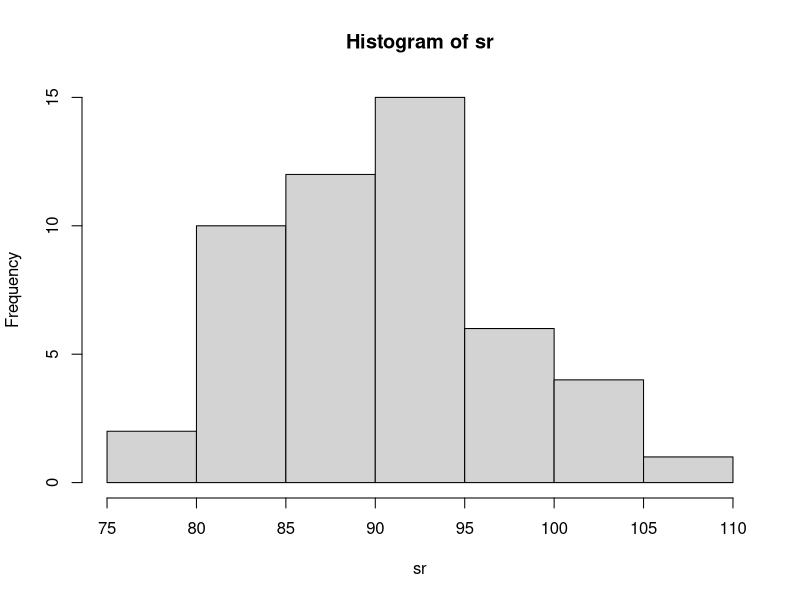
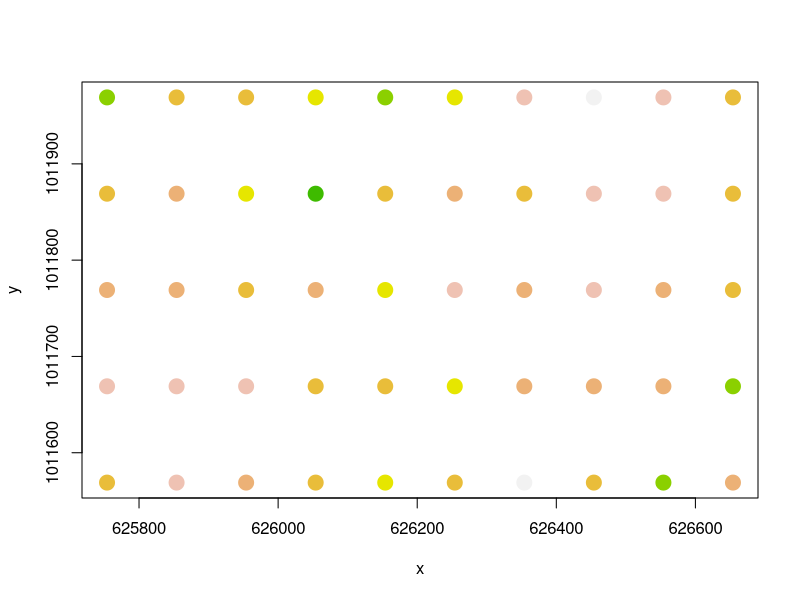
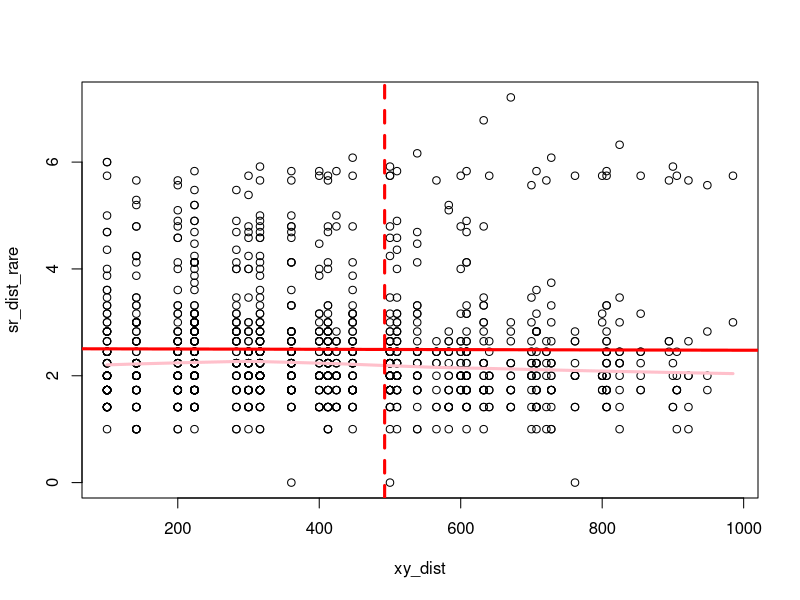
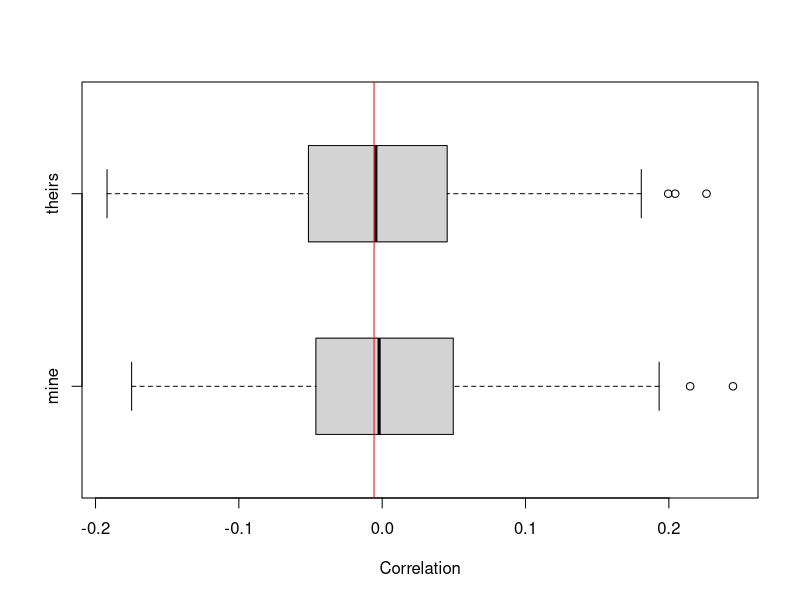
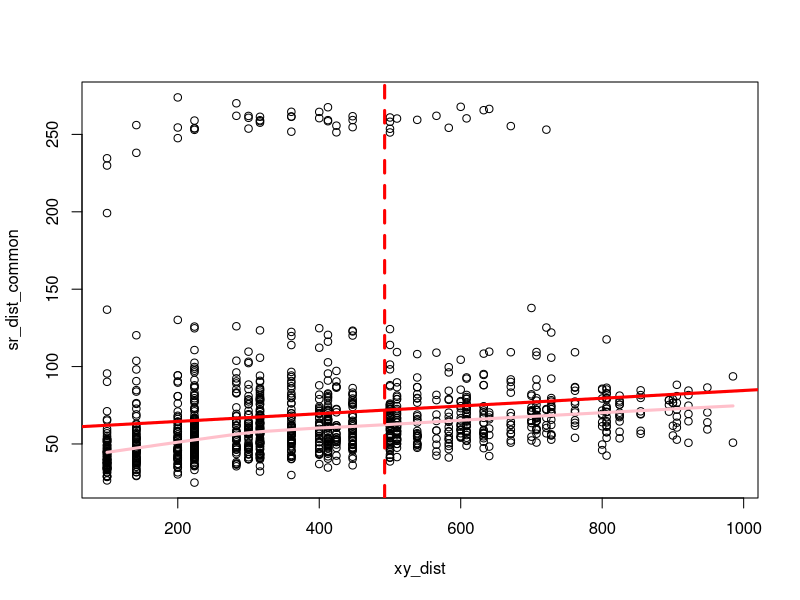
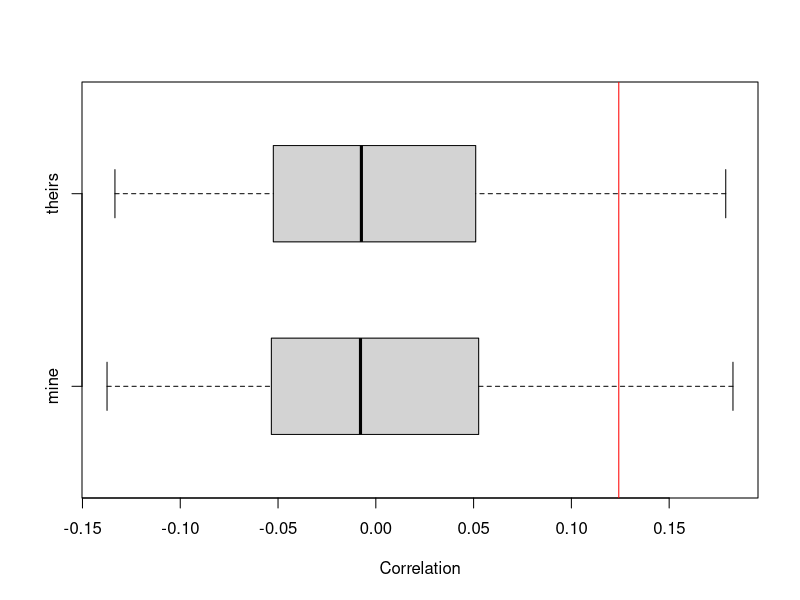

Reproduce these figures in R, in order. (Note: this script raises an error after producing the figures.)
## ---- chunk 1
library(vegan)
library(nlme)
data(BCI)

## UTM Coordinates (in metres)
BCI_xy = data.frame(x = rep(seq(625754, 626654, by=100), each=5), 
                    y = rep(seq(1011569,  1011969, by=100), len=50))
## ---- chunk 2
#Question 1. Examine if there is evidence of spatial dependence...

sr = apply(BCI, 1, function(x) sum(x > 0))
hist(sr)

col_brks = hist(sr, plot=F)$breaks
col_indices = as.numeric(cut(sr, col_brks))
cols = rev(terrain.colors(length(col_brks)))
plot(BCI_xy, cex=2, pch=19, col=cols[col_indices])
## ---- chunk 3
abu <- colSums(BCI)

quantile(abu, c(0.25, 0.75))

sp_ids_rare <- BCI[ , abu < 7]

sp_ids_common <- BCI[ , abu > 82]

#Examining if there is evidence of spatial dependence in rare species...
sr_dist_rare <- dist(sp_ids_rare)
xy_dist <- dist(BCI_xy)

max_dist <- max(xy_dist) / 2

# plot result
plot(xy_dist, sr_dist_rare)
abline(lm(sr_dist_rare ~ xy_dist), lwd=3, col='red')
lines(lowess(xy_dist, sr_dist_rare), lwd=3, col='pink')
abline(v = max_dist, col='red', lwd=3, lty=2)

obs_cor <- cor(xy_dist, sr_dist_rare)
obs_cor

nperm = 1000
null_cor = obs_cor
for (i in 2:nperm) {
    tmp_xy = BCI_xy[sample(nrow(BCI_xy)), ]
    null_cor[i] = cor(dist(tmp_xy), sr_dist_rare)
}

sum(null_cor >= obs_cor) / nperm 

sr_mantel_rare <- mantel(xy_dist, sr_dist_rare)
sr_mantel_rare

boxplot(list(null_cor, sr_mantel_rare$perm), horizontal = T, boxwex = 0.5,
        names = c('mine', 'theirs'), xlab='Correlation')
abline(v=obs_cor, col='red')

#The observed value is not larger than the null realizations, indicating that there is not a significant difference between the observed spatial pattern and one due to random chance.  
## ---- chunk 4
#Examining if there is evidence of spatial dependence in common species...
sr_dist_common <- dist(sp_ids_common)
xy_dist <- dist(BCI_xy)

max_dist <- max(xy_dist) / 2

# plot result
plot(xy_dist, sr_dist_common)
abline(lm(sr_dist_common ~ xy_dist), lwd=3, col='red')
lines(lowess(xy_dist, sr_dist_common), lwd=3, col='pink')
abline(v = max_dist, col='red', lwd=3, lty=2)

obs_cor <- cor(xy_dist, sr_dist_common)
obs_cor

nperm = 1000
null_cor = obs_cor
for (i in 2:nperm) {
    tmp_xy = BCI_xy[sample(nrow(BCI_xy)), ]
    null_cor[i] = cor(dist(tmp_xy), sr_dist_common)
}

sum(null_cor >= obs_cor) / nperm 

sr_mantel_common <- mantel(xy_dist, sr_dist_common)
sr_mantel_common

boxplot(list(null_cor, sr_mantel_common$perm), horizontal = T, boxwex = 0.5,
        names = c('mine', 'theirs'), xlab='Correlation')
abline(v=obs_cor, col='red')

#The observed value is larger than the null realizations, indicating that there is a significant difference between the observed spatial pattern and one due to random chance.
## ---- chunk 5
#Question 2. Build two generalized linear models...

sp_ids <- c("Cordia.lasiocalyx", "Hirtella.triandra",
           "Picramnia.latifolia", "Quassia.amara",
           "Tabernaemontana.arborea", "Trattinnickia.aspera", 
           "Xylopia.macrantha")

sr_dat <- data.frame(sr, BCI, BCI_xy)

#Generalized linear model with all predictor variables...

abu_allpredictors <- gls(Drypetes.standleyi ~ Cordia.lasiocalyx + Hirtella.triandra + Picramnia.latifolia + Quassia.amara + Tabernaemontana.arborea + Trattinnickia.aspera + Xylopia.macrantha, data=sr_dat)
summary(abu_allpredictors)

plot(Variogram(abu_allpredictors, form= ~ x + y)) 
res <- residuals(abu_allpredictors)
plot(dist(sr_dat[, c('x', 'y')]), dist(res))
lines(lowess(dist(sr_dat[, c('x', 'y')]), dist(res)), col='red', lwd=2)
abline(v = max_dist, col='red', lwd=3, lty=2)

abu_all_exp <- update(abu_allpredictors, corr=corExp(form=~x + y)) 
plot(Variogram(abu_all_exp, maxDist = max_dist))

plot(Variogram(abu_all_exp, resType='normalized', maxDist = max_dist))

abu_all_rat_nug <- update(abu_allpredictors, corr=corRatio(form=~x + y, nugget=T))

plot(Variogram(abu_all_rat_nug, maxDist = max_dist))
plot(Variogram(abu_all_rat_nug, resType='n', maxDist = max_dist))

anova(abu_allpredictors, abu_all_exp, abu_all_rat_nug, test=F)

summary(abu_allpredictors)
summary(abu_all_rat_nug)

#Generalized linear model with single predictor variable...

abu_singlepredictor <- gls(Drypetes.standleyi ~ Xylopia.macrantha, data=sr_dat)
summary(abu_singlepredictor)

plot(Variogram(abu_singlepredictor, form= ~ x + y)) 
res <- residuals(abu_singlepredictor)
plot(dist(sr_dat[, c('x', 'y')]), dist(res))
lines(lowess(dist(sr_dat[, c('x', 'y')]), dist(res)), col='red', lwd=2)
abline(v = max_dist, col='red', lwd=3, lty=2)

abu_single_exp <- update(abu_singlepredictor, corr=corExp(form=~x + y)) 
plot(Variogram(abu_single_exp, maxDist = max_dist))

plot(Variogram(abu_single_exp, resType='normalized', maxDist = max_dist))

abu_single_rat_nug <- update(abu_singlepredictor, corr=corRatio(form=~x + y, nugget=T))

plot(Variogram(abu_single_rat_nug, maxDist = max_dist))
plot(Variogram(abu_single_rat_nug, resType='n', maxDist = max_dist))

anova(abu_singlepredictor, abu_single_exp, abu_single_rat_nug, test=F)

summary(abu_singlepredictor)
summary(abu_single_rat_nug)
## ---- chunk 6
##Did including the spatial error term have a large impact on the coefficients of the model?
#Including the spatial error term improved the model fit, and had an impact on the coefficients in the models.

##Did including the spatial error terms significantly improve model fit?
#Comparing the models using the 'anova()' function confirms that including the spatial error terms significantly improves model fit. Both the exponential and rational quadratic models have a lower AIC than the GLS with no spatial error. 

##Explain why you did or did not observe a difference in the influence of adding the spatial error term between the two models.
#Including the spatial error term influences the models because it takes into account potential relationships between samples that are closer together, for instance. In other words, the spatial error term accounts for potential non-independence between samples. 
